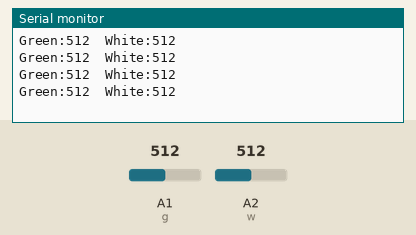
This sketch was run on a simulated Arduino Uno, built with avr-gcc and run on an emulated ATmega328P. Shown: the last lines printed to the serial monitor. The test bench sets the inputs (shaded band); at power-on: A1 (g) = 512, A2 (w) = 512.

Above: at 2.2 s.
2.3 s: A1 (g) set to 716
At 2.71 s:
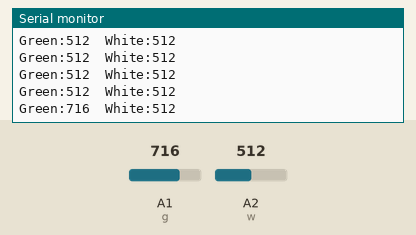
3.8 s: A2 (w) set to 716
At 3.91 s:
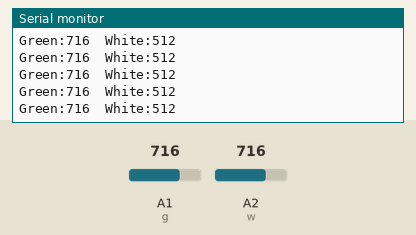
5.3 s: A1 (g) set to 900
At 5.41 s:
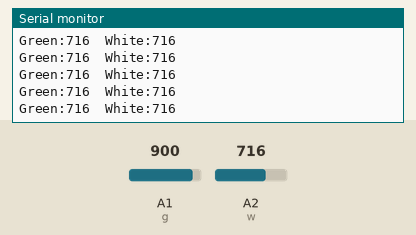
6.8 s: A2 (w) set to 900
At 6.92 s:
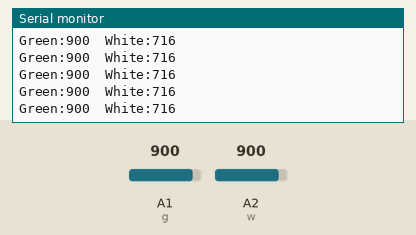
Timing chart, 0 to 9.3 s (numbered marks = the images above; inputs shaded):
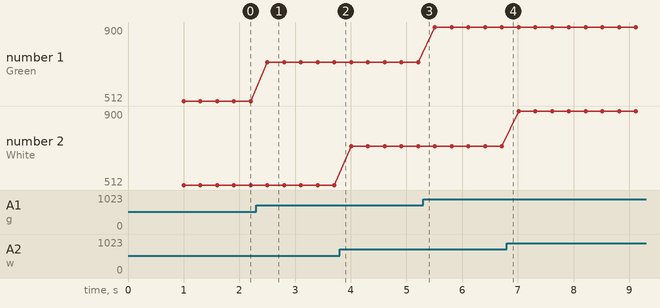

The sketch:

Check_2_Pot.ino
```cpp
#define g A1 //1 pot to A1
#define w A2 //2 pot to A2
void setup() {
  // put your setup code here, to run once:
Serial.begin(9600);
delay(1000);
}

void loop() {
  // put your main code here, to run repeatedly:
Serial.print("Green:");
Serial.print(analogRead(g));
Serial.print("\t");
Serial.print("White:");
Serial.println(analogRead(w));
delay(300);
}
```

Measured:
- after the input at 2.3 s, the serial monitor: prints a new line after 0.20 s (image 1)
- plotted number 1: 512 → 716 after the input at 2.3 s, 716 → 900 after the input at 5.3 s
